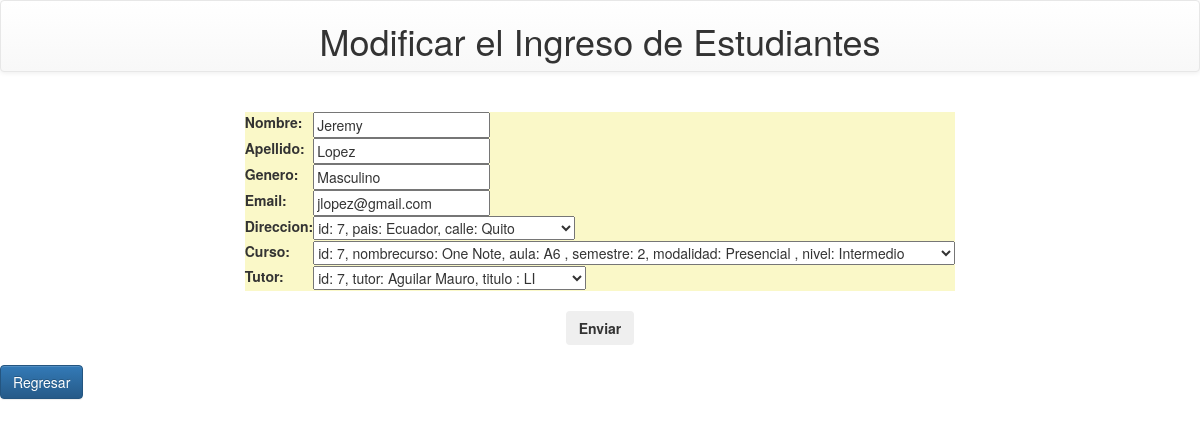
/modificar_estudiante/8, run on the app's committed database.
### estudiante/models.py (models this page shows, shortened)
class Estudiante(models.Model):
    nombre = models.CharField(max_length=255)
    apellido = models.CharField(max_length=255)
    genero = models.CharField(max_length=100)
    telefono = models.CharField(max_length=10)
    email = models.CharField(max_length=255)
    direccion = models.ForeignKey(Direccion, on_delete=models.SET_NULL, null=True)
    curso = models.ForeignKey(Curso, on_delete=models.SET_NULL, null=True)
    tutor = models.ForeignKey(Tutor, on_delete=models.SET_NULL, null=True)

### estudiante/views.py (the view)
# urls.py: path('modificar_estudiante/<int:id>', modificar_estudiante, name= 'modificar_estudiante'),
def modificar_estudiante(request, id):
    estudiante = get_object_or_404(Estudiante, pk=id)
    if request.method == 'POST':
        formEstudiante = PersonaFormulario(request.POST, instance= estudiante)
        if formEstudiante.is_valid():
            formEstudiante.save()
            return redirect('inicio')
    else:
        formEstudiante = PersonaFormulario(instance=estudiante)
    mensaje = {'formEstudiante': formEstudiante}
    return render(request, 'modificar.html', context = mensaje)

### estudiante/form.py
class PersonaFormulario(ModelForm):
    class Meta:
        model = Estudiante
        fields = ('nombre', 'apellido', 'genero', 'email','direccion','curso','tutor')
        widgets = {
            'email': EmailInput(attrs={'type': 'email'})
        }

### estudiante/models.py (called while the page is built)
    def __str__(self):
        return f'id: {self.id}, pais: {self.pais}, calle: {self.calle}'

    def __str__(self):
        return f'id: {self.id}, nombrecurso: {self.nombrecurso}, aula: {self.aula} , semestre: {self.semestre}, modalidad: {self.modalidad} , nivel: {self.nivel}'

    def __str__(self):
        return f'id: {self.id}, tutor: {self.apellidotutor} {self.nombretutor}, titulo : {self.titulo }'

### estudiante/templates/modificar.html (shortened to what this page needs)
<!DOCTYPE html>
<html lang="en">
<head>
    <link rel="stylesheet" href="https://cdn.jsdelivr.net/npm/bootstrap@3.4.1/dist/css/bootstrap.min.css">
    <link rel="stylesheet" href="https://cdn.jsdelivr.net/npm/bootstrap@3.4.1/dist/css/bootstrap-theme.min.css">
</head>
</head>
<body>
         <div class="navbar navbar-default" align="center">
             <div clas ="panel-heading">
                 <h1 class = "panel-tittle">Modificar el Ingreso de Estudiantes</h1>
             </div>
         </div>
    <form method="POST"><br>
        <table style="background-color: #faf8c8;" align="center">
            {{formEstudiante}}
        </table>
        <br>
        <div align="center"><button  type="submit" class="btn btn-secondary"><strong>Enviar</strong></button></div>
    </form>
    <br>
    <div><a href="{% url 'inicio' %}" class="btn btn-primary" type="button" >Regresar</a></div>
</body>
</html>

### data on the page
Estudiante: nombre "Jeremy", apellido "Lopez", genero "Masculino", email "jlopez@gmail.com", direccion "id: 7, pais: Ecuador, calle: Quito", curso "id: 7, nombrecurso: One Note, aula: A6 , semestre: 2, modalidad: Presencial , nivel: Intermedio", tutor "id: 7, tutor: Aguilar Mauro, titulo : LI"
